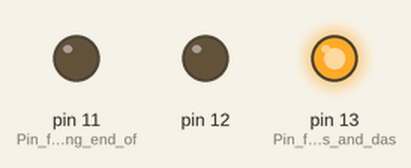
Recording of a sketch running on a simulated Arduino Uno, built with avr-gcc and run on an emulated ATmega328P. Shown: output pins drawn as LEDs (lit = HIGH).

Above: at 0.2 s.
At 7.8 s:
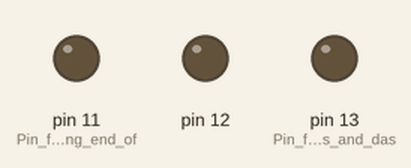
At 17.7 s:
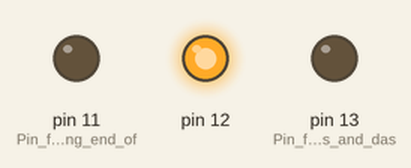
At 33.5 s:
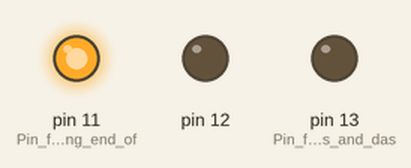
Timing chart, 0 to 34.3 s (numbered marks = the images above):
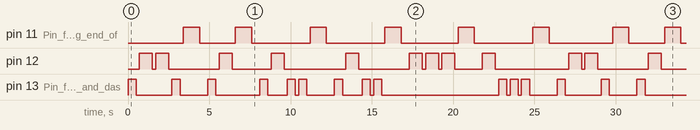

Measured:
- by itself, pin 13 (Pin_for_both_dots_and_das): moves between LOW and HIGH, repeating every 26.4 s
- by itself, pin 11 (Pin_for_indicating_end_of): repeats every 26.4 s: LOW 2.2 s, 2 × (HIGH 1.0 s, LOW 3.6 s), HIGH 1.0 s, LOW 3.5 s, HIGH 1.0 s, LOW 3.6 s, HIGH 1.0 s, LOW 3.9 s, HIGH 1.0 s
- by itself, pin 12: repeats every 26.4 s: LOW 0.20 s, HIGH 0.80 s, LOW 3.1 s, HIGH 0.80 s, LOW 2.4 s, HIGH 0.80 s, LOW 3.8 s, HIGH 0.80 s, LOW 3.1 s, 2 × (HIGH 0.80 s, LOW 0.20 s), HIGH 0.80 s, LOW 1.7 s, HIGH 0.80 s, LOW 4.5 s, HIGH 0.80 s

The sketch:

arduino_code.ino
```cpp
void setup() {
  pinMode(13, OUTPUT);  // Pin for both dots and dashes (Morse signals)
  pinMode(12, OUTPUT);
  pinMode(11, OUTPUT);  // Pin for indicating end of Morse code for a character
}

String s = "pallob";
int n = s.length();
int i = 0;
int dotTime = 500, dashTime = 800, setTime = 200;

int morse_code[26][4] = {
  { 0, 1, -1, -1 },   // A (.-)
  { 1, 0, 0, 0 },     // B (-...)
  { 1, 0, 1, 0 },     // C (-.-.)
  { 1, 0, 0, -1 },    // D (-..)
  { 0, -1, -1, -1 },  // E (.)
  { 0, 0, 1, 0 },     // F (..-.)
  { 1, 1, 0, -1 },    // G (--.)
  { 0, 0, 0, 0 },     // H (....)
  { 0, 0, -1, -1 },   // I (..)
  { 0, 1, 1, 1 },     // J (.---)
  { 1, 0, 1, -1 },    // K (-.-)
  { 0, 1, 0, 0 },     // L (.-..)
  { 1, 1, -1, -1 },   // M (--)
  { 1, 0, -1, -1 },   // N (-.)
  { 1, 1, 1, -1 },    // O (---)
  { 0, 1, 1, 0 },     // P (.--.)
  { 1, 1, 0, 1 },     // Q (--.-)
  { 0, 1, 0, -1 },    // R (.-.)
  { 0, 0, 0, -1 },    // S (...)
  { 1, -1, -1, -1 },  // T (-)
  { 0, 0, 1, -1 },    // U (..-)
  { 0, 0, 0, 1 },     // V (...-)
  { 0, 1, 1, -1 },    // W (.--)
  { 1, 0, 0, 1 },     // X (-..-)
  { 1, 0, 1, 1 },     // Y (-.-)
  { 1, 1, 0, 0 }      // Z (--..)
};

void lightStatus(int* seq) {
  for (int x = 0; x < 4; x++) {
    if (seq[x] == -1)
      continue;

    if (seq[x] == 0) {
      // Dot: short blink
      digitalWrite(13, HIGH);
      delay(dotTime);
      digitalWrite(13, LOW);
    } else {
      // Dash: long blink
      digitalWrite(12, HIGH);
      delay(dashTime);
      digitalWrite(12, LOW);
    }

    // Gap between parts of a character (200 ms)
    delay(setTime);
  }
}

void endLight() {
  // Blink to indicate end of character (1 sec pause)
  digitalWrite(11, HIGH);
  delay(1000);  // Long pause between letters
  digitalWrite(11, LOW);
  delay(500);  // Additional pause to indicate new character
}

void loop() {
  if (i >= n) {
    i = 0;  // Reset to the beginning of the string
  }

  // Access the Morse code for the current letter
  char currentChar = s[i];
  if (currentChar >= 'a' && currentChar <= 'z') {
    lightStatus(morse_code[currentChar - 'a']);
    endLight();  // End the Morse sequence for this character
  }

  i++;
}
```
